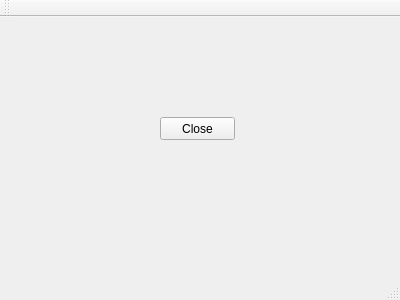
<?xml version="1.0" encoding="UTF-8"?>
<ui version="4.0">
 <class>MainWindow</class>
 <widget class="QMainWindow" name="MainWindow">
  <property name="geometry">
   <rect>
    <x>0</x>
    <y>0</y>
    <width>400</width>
    <height>300</height>
   </rect>
  </property>
  <property name="windowTitle">
   <string>MainWindow</string>
  </property>
  <widget class="QWidget" name="centralWidget">
   <widget class="QPushButton" name="close_button">
    <property name="geometry">
     <rect>
      <x>160</x>
      <y>100</y>
      <width>75</width>
      <height>23</height>
     </rect>
    </property>
    <property name="text">
     <string>Close</string>
    </property>
   </widget>
  </widget>
  <widget class="QMenuBar" name="menuBar">
   <property name="geometry">
    <rect>
     <x>0</x>
     <y>0</y>
     <width>400</width>
     <height>21</height>
    </rect>
   </property>
  </widget>
  <widget class="QToolBar" name="mainToolBar">
   <attribute name="toolBarArea">
    <enum>TopToolBarArea</enum>
   </attribute>
   <attribute name="toolBarBreak">
    <bool>false</bool>
   </attribute>
  </widget>
  <widget class="QStatusBar" name="statusBar"/>
 </widget>
 <layoutdefault spacing="6" margin="11"/>
 <resources/>
 <connections/>
</ui>
